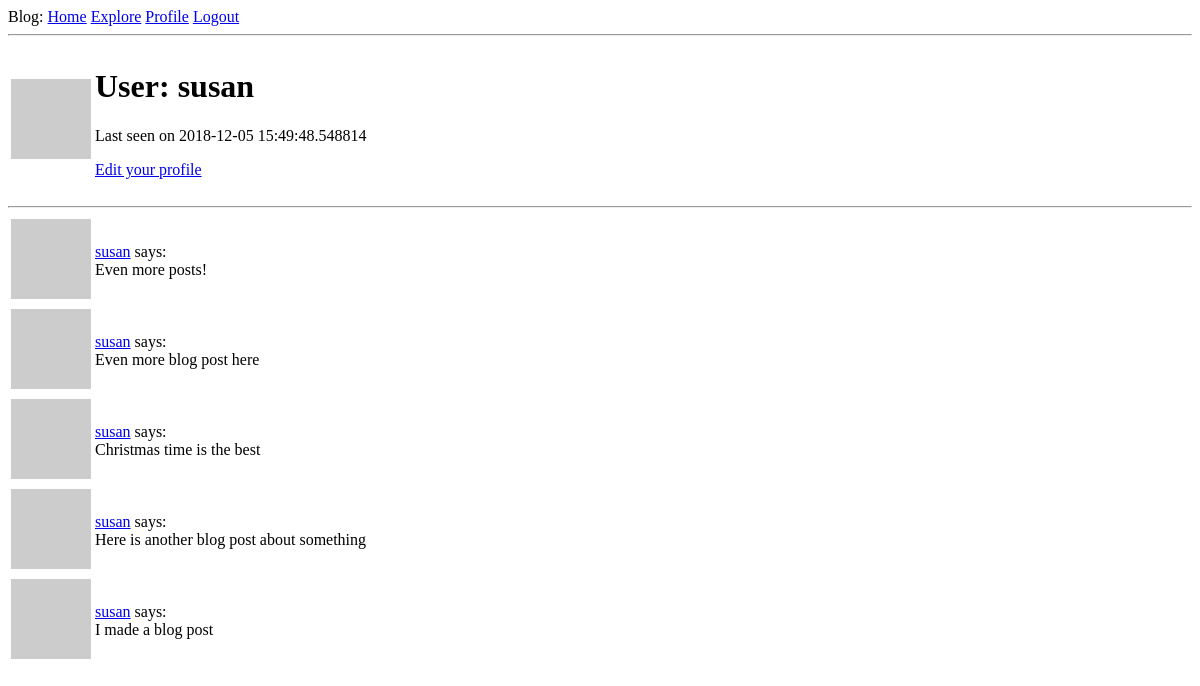
The app's page /user/susan (signed in), older data.
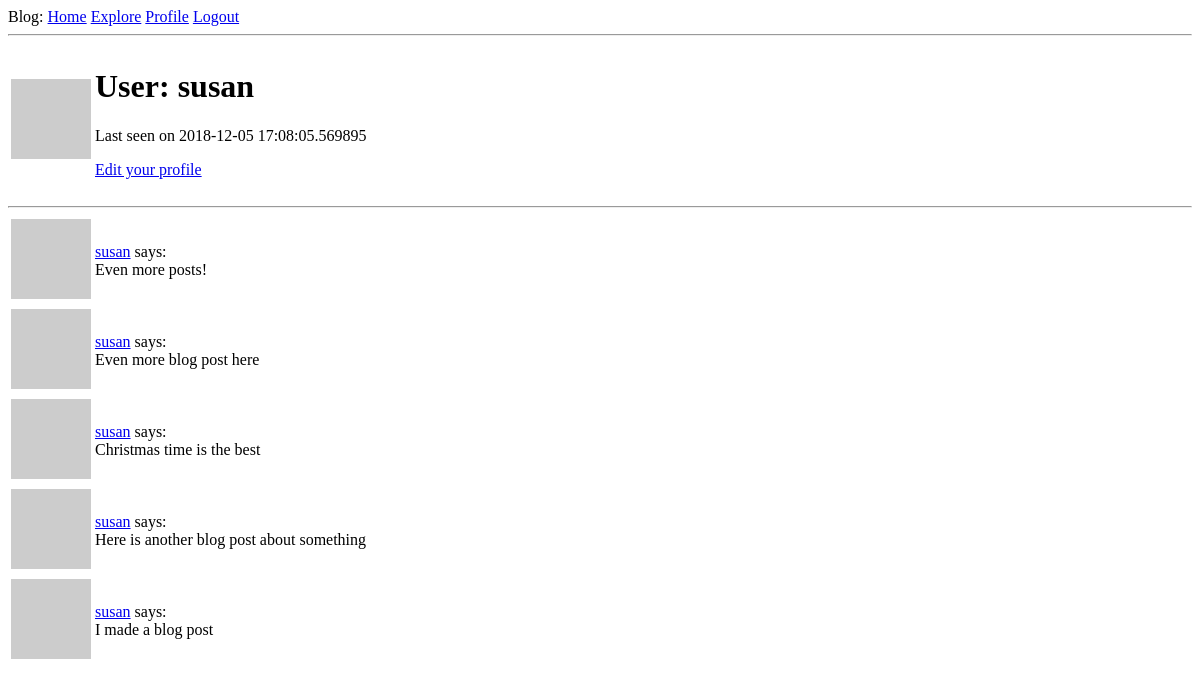
The same page, newer data.
### app/models.py (models this page shows, shortened)
class User(UserMixin, db.Model):
    id = db.Column(db.Integer, primary_key=True)
    username = db.Column(db.String(64), unique=True, index=True)
    email = db.Column(db.String(128), unique=True, index=True)
    password_hash = db.Column(db.String(128))
    posts = db.relationship('Post', backref='author', lazy='dynamic')
    about_me = db.Column(db.String(140))
    last_seen = db.Column(db.DateTime, default=datetime.utcnow)
    followed = db.relationship(
        'User', secondary=followers,
        primaryjoin=(followers.c.follower_id == id),
        secondaryjoin=(followers.c.followed_id == id),
        backref=db.backref('followers', lazy='dynamic'), lazy='dynamic')
    def avatar(self, size):
        digest = md5(self.email.lower().encode('utf-8')).hexdigest()
        return 'https://www.gravatar.com/avatar/{}?d=identicon&s={}'.format(digest, size)

class Post(db.Model):
    id = db.Column(db.Integer, primary_key=True)
    body = db.Column(db.String(140))
    timestamp = db.Column(db.DateTime, index=True, default=datetime.utcnow)
    user_id = db.Column(db.Integer, db.ForeignKey('user.id'))

### app/routes.py (the view)
@app.route('/user/<username>')
@login_required
def user(username):
    user = User.query.filter_by(username=username).first_or_404()
    page = request.args.get('page', 1, type=int)
    posts = user.posts.order_by(Post.timestamp.desc()).paginate(
        page, app.config['POSTS_PER_PAGE'], False)
    next_url = url_for('user', username=user.username, page=posts.next_num) \
        if posts.has_next else None
    prev_url = url_for('user', username=user.username, page=posts.prev_num) \
        if posts.has_prev else None
    return render_template('user.html', user=user, posts=posts.items,
                           next_url=next_url, prev_url=prev_url)

### app/models.py (called while the page is built)
@login.user_loader
def load_user(id):
    return User.query.get(int(id))

### app/routes.py (called while the page is built)
@app.before_request
def before_request():
    if current_user.is_authenticated:
        current_user.last_seen = datetime.utcnow()
        db.session.commit()

### app/templates/user.html (shortened to what this page needs)
{% extends 'base.html' %}
{% block content %}
    <table>
        <tr align="top">
            <td><img src="{{ user.avatar(128) }}" alt=""></td>
            <td>
                <h1>User: {{ user.username }}</h1>
                {% if user.last_seen %}
                    <p>Last seen on {{ user.last_seen }}</p>
                {% endif %}
                {% if user == current_user %}
                    <p><a href="{{ url_for('edit_profile') }}">Edit your profile</a></p>
                {% elif not current_user.is_following(user) %}
                    <p><a href="{{ url_for('follow', username=user.username) }}">Follow</a></p>
                {% else %}
                    <p><a href="{{ url_for('unfollow', username=user.username) }}">Unfollow</a></p>
                {% endif %}
            </td>
        </tr>
    </table>
    <hr>
    {% for post in posts %}
        {% include '_post.html' %}
    {% endfor %}
{% endblock %}

### app/templates/base.html (shortened to what this page needs)
<!DOCTYPE html>
<html lang="en">
<head>
</head>
<body>
<div>
    Blog:
    <a href="{{ url_for('index') }}">Home</a>
    <a href="{{ url_for('explore') }}">Explore</a>
    {% if current_user.is_anonymous %}
        <a href="{{ url_for('login') }}">Login</a>
    {% else %}
        <a href="{{ url_for('user', username=current_user.username) }}">Profile</a>
        <a href="{{ url_for('logout') }}">Logout</a>
    {% endif %}
</div>
<hr>
{% block content %}{% endblock %}
</body>
</html>

### app/templates/_post.html
<table>
    <tr align="top">
        <td><img src="{{ post.author.avatar(36) }}" alt=""></td>
        <td>
            <a href="{{ url_for('user', username=post.author.username) }}">{{ post.author.username }}</a>
            says:<br> {{ post.body }}</td>
    </tr>
</table>

Row changes from the older to the newer data that the page shows:
changed User "susan": last_seen "2018-12-05 15:49:48.548814" → "2018-12-05 17:08:05.569895"
